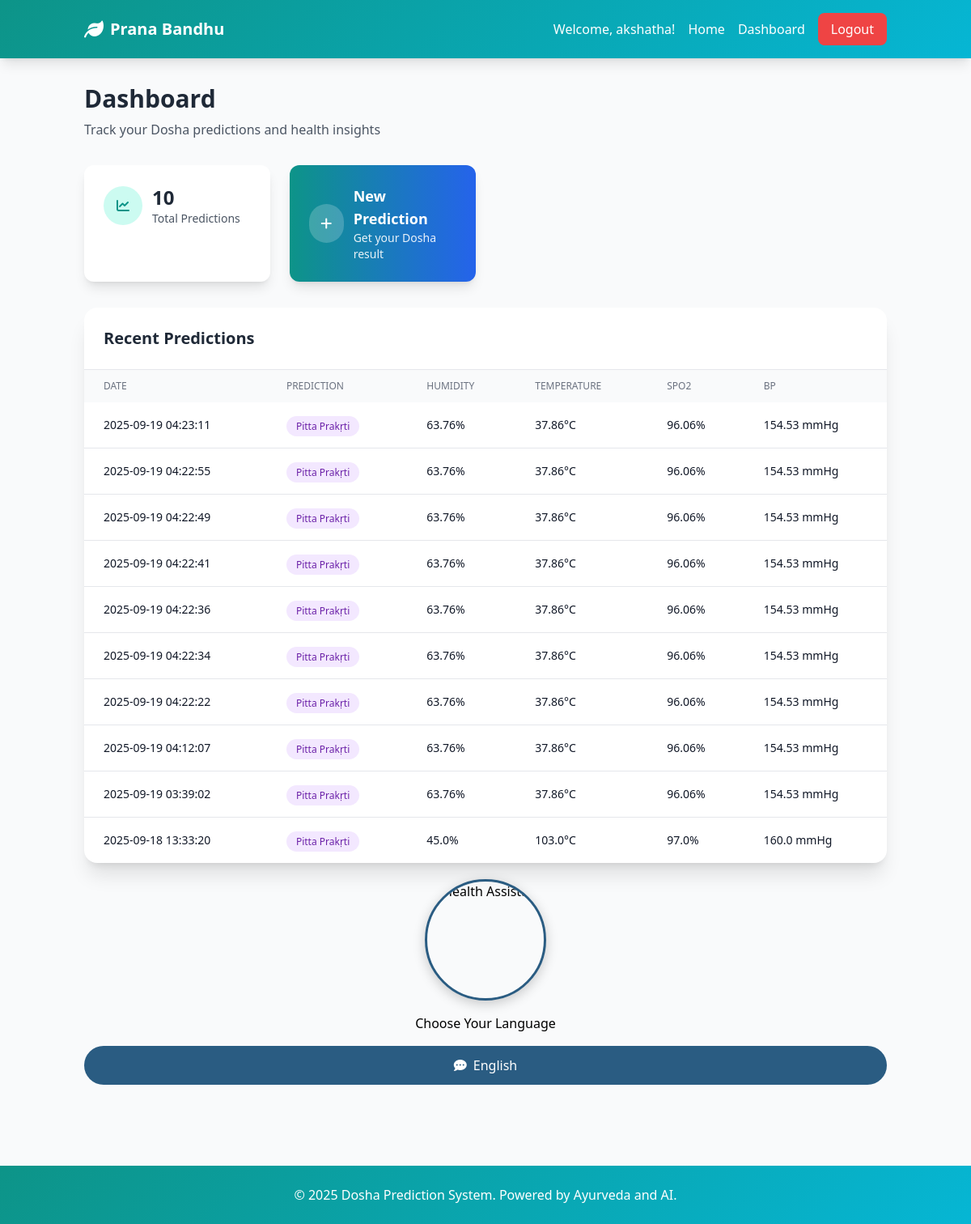
/dashboard (signed in), run on the app's committed database.
### tables this page shows
CREATE TABLE predictions (
            id INTEGER PRIMARY KEY AUTOINCREMENT,
            user_id INTEGER,
            humidity REAL NOT NULL,
            temperature REAL NOT NULL,
            spo2 REAL NOT NULL,
            bp REAL NOT NULL,
            prediction TEXT NOT NULL,
            confidence REAL,
            created_at TIMESTAMP DEFAULT CURRENT_TIMESTAMP,
            FOREIGN KEY (user_id) REFERENCES users (id)
        );

### app.py (the view)
@app.route('/dashboard')
@login_required
def dashboard():
    if session.get('role') == 'admin':
        return redirect(url_for('admin_dashboard'))
    conn = sqlite3.connect('dosha.db')
    c = conn.cursor()
    c.execute('''
        SELECT * FROM predictions
        WHERE user_id = ?
        ORDER BY created_at DESC
        LIMIT 10
    ''', (session['user_id'],))
    predictions = c.fetchall()
    conn.close()
    return render_template('dashboard.html', predictions=predictions)

### app.py (called while the page is built)
def login_required(f):
    @wraps(f)
    def decorated_function(*args, **kwargs):
        if 'user_id' not in session:
            return redirect(url_for('login'))
        return f(*args, **kwargs)
    return decorated_function

### templates/dashboard.html (shortened to what this page needs)
{% extends "base.html" %}
{% block content %}
<div class="max-w-6xl mx-auto">
    <div class="mb-8">
        <h2 class="text-3xl font-bold text-gray-800 mb-2">Dashboard</h2>
        <p class="text-gray-600">Track your Dosha predictions and health insights</p>
    </div>
    <div class="grid md:grid-cols-4 gap-6 mb-8">
        <div class="bg-white p-6 rounded-xl shadow-lg">
            <div class="flex items-center space-x-3">
                <div class="w-12 h-12 bg-teal-100 rounded-full flex items-center justify-center">
                    <i class="fas fa-chart-line text-teal-600"></i>
                </div>
                <div>
                    <p class="text-2xl font-bold text-gray-800">{{ predictions|length }}</p>
                    <p class="text-sm text-gray-600">Total Predictions</p>
                </div>
            </div>
        </div>
        <a href="{{ url_for('predict') }}" class="bg-gradient-to-r from-teal-600 to-blue-600 text-white p-6 rounded-xl shadow-lg hover:shadow-xl transition-all duration-300 card-hover">
            <div class="flex items-center space-x-3">
                <div class="w-12 h-12 bg-white bg-opacity-20 rounded-full flex items-center justify-center">
                    <i class="fas fa-plus text-white"></i>
                </div>
                <div>
                    <p class="text-lg font-bold">New Prediction</p>
                    <p class="text-sm opacity-90">Get your Dosha result</p>
                </div>
            </div>
        </a>
    </div>
    {% if predictions %}
    <div class="bg-white rounded-2xl shadow-xl overflow-hidden">
        <div class="p-6 border-b border-gray-200">
            <h3 class="text-xl font-bold text-gray-800">Recent Predictions</h3>
        </div>
        <div class="overflow-x-auto">
            <table class="w-full">
                <thead class="bg-gray-50">
                    <tr>
                        <th class="px-6 py-3 text-left text-xs font-medium text-gray-500 uppercase">Date</th>
                        <th class="px-6 py-3 text-left text-xs font-medium text-gray-500 uppercase">Prediction</th>
                        <th class="px-6 py-3 text-left text-xs font-medium text-gray-500 uppercase">Humidity</th>
                        <th class="px-6 py-3 text-left text-xs font-medium text-gray-500 uppercase">Temperature</th>
                        <th class="px-6 py-3 text-left text-xs font-medium text-gray-500 uppercase">SpO2</th>
                        <th class="px-6 py-3 text-left text-xs font-medium text-gray-500 uppercase">BP</th>
                    </tr>
                </thead>
                <tbody class="divide-y divide-gray-200">
                    {% for prediction in predictions %}
                    <tr class="hover:bg-gray-50">
                        <td class="px-6 py-4 whitespace-nowrap text-sm text-gray-900">
                            {{ prediction[8][:19] }}
                        </td>
                        <td class="px-6 py-4 whitespace-nowrap">
                            <span class="px-3 py-1 rounded-full text-xs font-medium
                                {% if prediction[5] == 'Kapha' %}bg-green-100 text-green-800
                                {% elif prediction[5] == 'Pitta' %}bg-amber-100 text-amber-800
                                {% else %}bg-purple-100 text-purple-800{% endif %}">
                                {{ prediction[6] }}
                            </span>
                        </td>
                        <td class="px-6 py-4 whitespace-nowrap text-sm text-gray-900">{{ prediction[2] }}%</td>
                        <td class="px-6 py-4 whitespace-nowrap text-sm text-gray-900">{{ prediction[3] }}°C</td>
                        <td class="px-6 py-4 whitespace-nowrap text-sm text-gray-900">{{ prediction[4] }}%</td>
                        <td class="px-6 py-4 whitespace-nowrap text-sm text-gray-900">{{ prediction[5] }} mmHg</td>
                    </tr>
                    {% endfor %}
                </tbody>
            </table>
        </div>
    </div>
    {% endif %}
    <div class="chatbot-selector py-5">
            <div class="container text-center">
                <center>
                <div class="animated-logo mb-4">
                    <img src="https://media4.giphy.com/avatars/acetech/RK67baKq9A79.gif"
                         class="chatbot-icon"
                         alt="Health Assistant">
                </div>
                </center>
                <h4 class="mb-4">Choose Your Language</h4>
                <div class="row justify-content-center">
                    <div class="col-md-8">
                        <div class="d-flex flex-wrap justify-content-center gap-3">
                            <a href="/analyse" class="lang-btn english-btn">
                                <i class="fas fa-comment-dots me-2"></i>
                                English
                            </a>
                    </div>
                </div>
            </div>
        </div>
</div>
{% endblock %}

### templates/base.html (style rules this page uses)
.card-hover { transition: all 0.3s ease; }
.chatbot-icon { width: 150px; height: 150px; border: 3px solid #2A5C82; border-radius: 50%; box-shadow: 0 4px 15px rgba(0,0,0,0.2); animation: float 3s ease-in-out infinite; }
.lang-btn { padding: 12px 25px; border-radius: 30px; color: white; text-decoration: none; transition: all 0.3s ease; min-width: 140px; text-align: center; display: flex; align-items: center; justify-content: center; }
.english-btn { background: #2A5C82; }

### data on the page
predictions: created_at "2025-09-19 04:23:11", prediction "Pitta Prakṛti", humidity "63.76", temperature "37.86", spo2 "96.06", bp "154.53"
predictions: created_at "2025-09-19 04:22:55", prediction "Pitta Prakṛti", humidity "63.76", temperature "37.86", spo2 "96.06", bp "154.53"
predictions: created_at "2025-09-19 04:22:49", prediction "Pitta Prakṛti", humidity "63.76", temperature "37.86", spo2 "96.06", bp "154.53"
predictions: created_at "2025-09-19 04:22:41", prediction "Pitta Prakṛti", humidity "63.76", temperature "37.86", spo2 "96.06", bp "154.53"
predictions: created_at "2025-09-19 04:22:36", prediction "Pitta Prakṛti", humidity "63.76", temperature "37.86", spo2 "96.06", bp "154.53"
predictions: created_at "2025-09-19 04:22:34", prediction "Pitta Prakṛti", humidity "63.76", temperature "37.86", spo2 "96.06", bp "154.53"
predictions: created_at "2025-09-19 04:22:22", prediction "Pitta Prakṛti", humidity "63.76", temperature "37.86", spo2 "96.06", bp "154.53"
predictions: created_at "2025-09-19 04:12:07", prediction "Pitta Prakṛti", humidity "63.76", temperature "37.86", spo2 "96.06", bp "154.53"
predictions: created_at "2025-09-19 03:39:02", prediction "Pitta Prakṛti", humidity "63.76", temperature "37.86", spo2 "96.06", bp "154.53"
predictions: created_at "2025-09-18 13:33:20", prediction "Pitta Prakṛti", humidity "45.0", temperature "103.0", spo2 "97.0", bp "160.0"

### other printed values
{{ session.username }} "akshatha"
{{ predictions|length }} "10"
